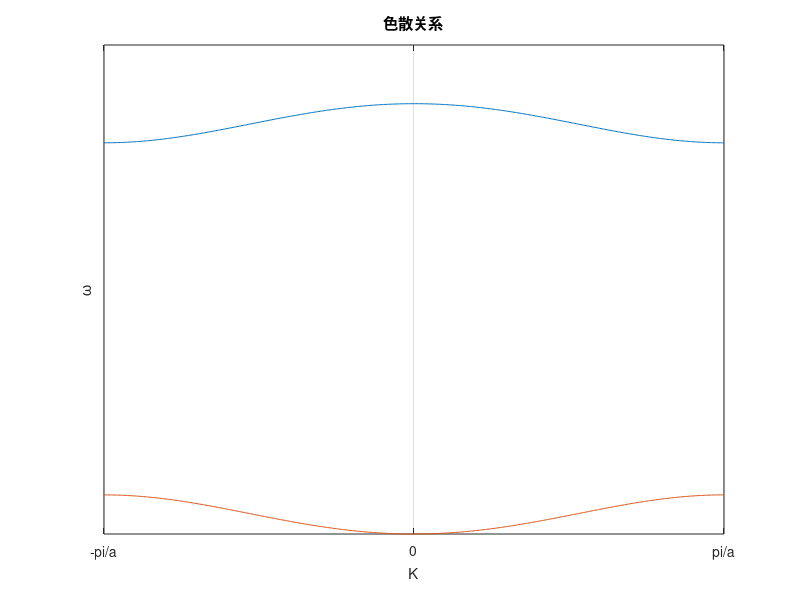

Reproduce this figure in MATLAB.
x=linspace(-pi,pi,500);
y=11+(101+20.*cos(x)).^0.5;
z=11-(101+20.*cos(x)).^0.5;
plot(x,y);
axis([-pi pi 0 25]);
hold on
plot(x,z);
set(gca,'XTick',-pi:pi:pi)
set(gca,'YTick',-1:50:51)
set(gca,'XTickLabel',{'-pi/a','0','pi/a'})
grid on
xlabel('K')
ylabel('\omega')
title('色散关系')
